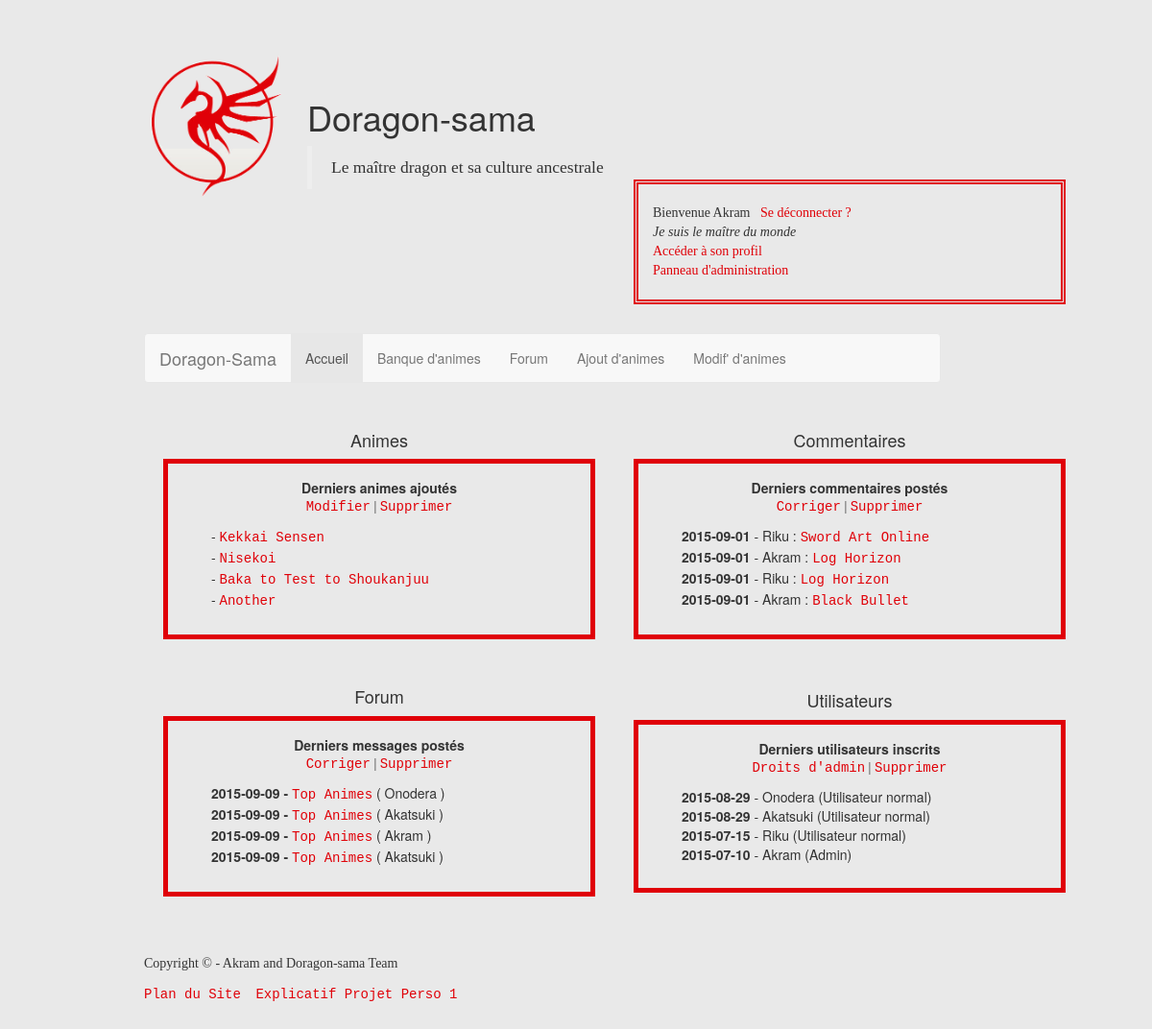
The app's page /paneladmin.php (signed in) with its own data.
### tables this page shows
CREATE TABLE IF NOT EXISTS `anime` (
  `numanime` int(11) NOT NULL AUTO_INCREMENT,
  `nomanime` varchar(50) NOT NULL,
  `genre_anime` varchar(20) NOT NULL,
  `statut_anime` varchar(20) NOT NULL,
  `dateparution` date NOT NULL,
  `nbrepisodes` int(11) NOT NULL,
  `nbresaisons` int(11) NOT NULL,
  `synopsis` text NOT NULL,
  PRIMARY KEY (`numanime`)
);

CREATE TABLE IF NOT EXISTS `commentaires` (
  `numcom` int(5) NOT NULL,
  `datecom` date NOT NULL,
  `auteur` varchar(25) NOT NULL,
  `contenu` text NOT NULL,
  `keyanime` int(11) NOT NULL,
  PRIMARY KEY (`numcom`),
  KEY `keyanime` (`keyanime`)
);

CREATE TABLE IF NOT EXISTS `messages` (
  `nummsg` int(11) NOT NULL,
  `contenu` text NOT NULL,
  `datemsg` date NOT NULL,
  `keysujet` int(11) NOT NULL,
  `keyuser` int(11) NOT NULL,
  PRIMARY KEY (`nummsg`),
  KEY `keysujet` (`keysujet`,`keyuser`),
  KEY `keyuser` (`keyuser`)
);

CREATE TABLE IF NOT EXISTS `utilisateurs` (
  `numuser` int(5) NOT NULL,
  `pseudo` varchar(20) NOT NULL,
  `motdepasse` varchar(25) NOT NULL,
  `email` varchar(36) NOT NULL,
  `statut_humeur` varchar(60) NOT NULL,
  `dateinscription` date NOT NULL,
  `administration` tinyint(1) NOT NULL,
  PRIMARY KEY (`numuser`)
);

### paneladmin.php (the view, shortened to what this page needs)
<?php
	require ("config.php");
?>
<!DOCTYPE html>
<html>
    <head>
		<?php require ("boostrap.func.php"); ?>
		<link rel="stylesheet" type="text/css" href="style.css">
    </head>
	<body>
    <div id="bloc_page">
    	<header>
    		<?php require ("inc/header.php"); ?>
			<?php
    			require ("menu.php")
    		?>
    	</header>
		<section>
			<?php
				$tabAnime = array();
				$tabSujet = array();
				$tabUser = array();
				$listAnime = $bdd->query("SELECT numanime, nomanime FROM anime");
				while ($data = $listAnime->fetch()) {
					$tabAnime[$data['numanime']] = $data['nomanime'];
				}
				$listSujet = $bdd->query("SELECT numsujet, nomsujet FROM sujet");
				while ($datos = $listSujet->fetch()) {
					$tabSujet[$datos['numsujet']] = $datos['nomsujet'];
				}
				$listUser = $bdd->query("SELECT numuser, pseudo FROM utilisateurs");
				while ($donnees = $listUser->fetch()) {
					$tabUser[$donnees['numuser']] = $donnees['pseudo'];
				}
				$sql = $bdd->prepare('SELECT * FROM anime ORDER BY numanime DESC LIMIT 0, 4');
				$req = $bdd->prepare('SELECT datecom, auteur, keyanime FROM commentaires ORDER BY  datecom DESC LIMIT 0, 4');
				$reukette = $bdd->prepare('SELECT * FROM messages ORDER BY datemsg DESC LIMIT 0, 4');
				$query = $bdd->prepare('SELECT pseudo, dateinscription, administration FROM utilisateurs ORDER BY dateinscription DESC LIMIT 0, 4');
			?>
			<article style=" text-align: center;">
				<table align="center">
					<tr>
						<td>
							<h4>Animes</h4>
							<div id="encadre_admin"><strong>Derniers animes ajoutés</strong>
							<p><a href="modif.php">Modifier</a> | <a href="suppadmin.php?op=anime&page=1">Supprimer</a></p>
							<ul><?php
								$sql->execute();
								while ($infos = $sql->fetch()) { ?>
								<li> - <a href="banque_details.php?nom=<?php echo $infos['nomanime']; ?>"><?php echo $infos['nomanime']; ?></a></li>
							<?php }  ?>
							</ul>
							</div>
					</td>
						<td>
							<h4>Commentaires</h4>
							<div id="encadre_admin"><strong>Derniers commentaires postés</strong>
							<p><a href="correctadmin.php?option=commentaires&page=1">Corriger</a> | <a href="suppadmin.php?op=commentaires&page=1">Supprimer</a></p>
							<ul>
							<?php
									$req->execute();
								while ($infos = $req->fetch()) {	?>
								<li><strong><?php echo $infos['datecom']; ?></strong> - <?php echo $infos['auteur'];?> : <a href="banque_details.php?nom=<?php echo $tabAnime[$infos['keyanime']]; ?>"><?php echo $tabAnime[$infos['keyanime']]; ?></a></li>
							<?php } ?>
							</ul>
							</div>
						</td>
					</tr>
					<tr>
						<td>
							<h4>Forum</h4>
							<div id="encadre_admin"><strong>Derniers messages postés</strong>
							<p><a href="correctadmin.php?option=messages&page=1">Corriger</a> | <a href="suppadmin.php?op=messages&page=1">Supprimer</a></p>
							<ul>
							<?php
								$reukette->execute();
								while ($infos = $reukette->fetch()) {	?>
								<li><strong><?php echo $infos['datemsg'] ?> - </strong><a href="sujets.php?sujet=<?php echo $infos['keysujet']; ?>"><?php echo $tabSujet[$infos['keysujet']];?></a> ( <?php echo $tabUser[$infos['keyuser']]; ?> )</li>
								<?php } ?>
							</ul>
							</div>
						</td>
						<td>
							<h4>Utilisateurs</h4>
							<div id="encadre_admin"><strong>Derniers utilisateurs inscrits</strong>
							<p><a href="droitadmin.php">Droits d'admin</a> | <a href="suppadmin.php?op=utilisateurs&page=1">Supprimer</a></p>
							<ul>
								<?php
									$query->execute();
								while ($infos = $query->fetch()) {
									if ($infos['administration'] == 1) {
										$statut = 'Admin';
									}else { $statut = 'Utilisateur normal'; }
									echo '<li><strong>';
									echo $infos['dateinscription'];
									echo '</strong> - ';
									echo $infos['pseudo'];
									echo ' (';
									echo $statut;
									echo ')</li>';
								}
								?>
							</ul>
							</div>
						</td>
					</tr>
				</table>
			</article>
		</section>
		<footer>
			<?php require('footer.php'); ?>
		</footer>
	</div>
    </body>
</html>

### style.css (style rules this page uses)
body { background-color : rgb(233,233,233); width: 90%; }
#bloc_page { display: block; background-color : rgb(233,233,233); text-align: left; margin-bottom: 50px; margin-top: 50px; margin-left: 150px; margin-right: 100px; }
section a, footer a { font-family: 'Courier New', 'Comic Sans MS', sans-serif; }
p, ol { font-family: 'Footlight MT Light', 'Times New Roman', sans-serif ; }
article li { list-style-type: none; text-align: left; margin-right: 15px; }
a { color:rgb(224,0,8); }
table td { padding: 20px; }
#encadre_admin { width: 450px; padding: 15px 5px; border-style: solid; border-width: 5px; border-color: rgb(224,0,8); }

### records on screen
anime: nomanime "Kekkai Sensen"
anime: nomanime "Nisekoi"
anime: nomanime "Baka to Test to Shoukanjuu"
anime: nomanime "Another"
commentaires: datecom "2015-09-01", auteur "Riku", keyanime "Sword Art Online"
commentaires: datecom "2015-09-01", auteur "Akram", keyanime "Log Horizon"
commentaires: datecom "2015-09-01", auteur "Riku", keyanime "Log Horizon"
commentaires: datecom "2015-09-01", auteur "Akram", keyanime "Black Bullet"
messages: datemsg "2015-09-09", keysujet "Top Animes", keyuser "Onodera"
messages: datemsg "2015-09-09", keysujet "Top Animes", keyuser "Akatsuki"
messages: datemsg "2015-09-09", keysujet "Top Animes", keyuser "Akram"
messages: datemsg "2015-09-09", keysujet "Top Animes", keyuser "Akatsuki"
utilisateurs: dateinscription "2015-08-29", pseudo "Onodera", administration "Utilisateur normal"
utilisateurs: dateinscription "2015-08-29", pseudo "Akatsuki", administration "Utilisateur normal"
utilisateurs: dateinscription "2015-07-15", pseudo "Riku", administration "Utilisateur normal"
utilisateurs: dateinscription "2015-07-10", pseudo "Akram", administration "Admin"

### other values on screen
$_SESSION['pseudo'] "Akram"
$_SESSION['statut_humeur'] "Je suis le maître du monde"
